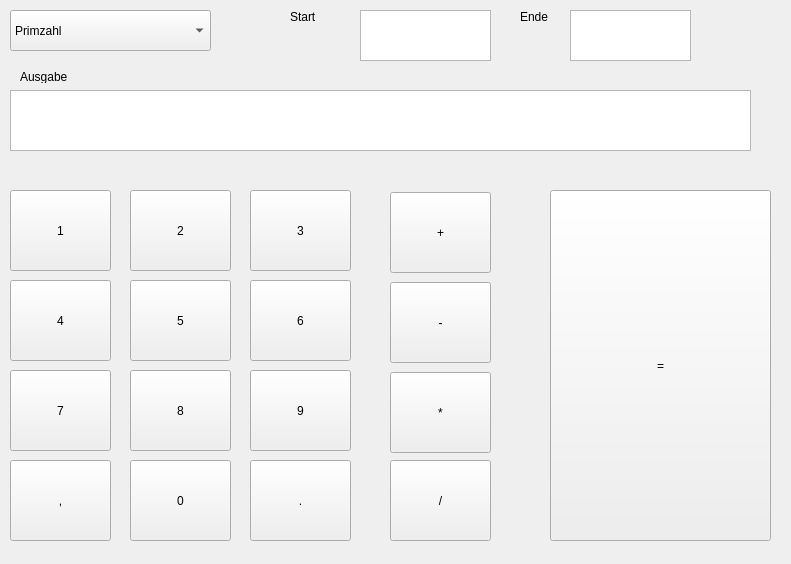
<?xml version="1.0" encoding="UTF-8"?>
<ui version="4.0">
 <class>Form</class>
 <widget class="QWidget" name="Form">
  <property name="geometry">
   <rect>
    <x>0</x>
    <y>0</y>
    <width>791</width>
    <height>564</height>
   </rect>
  </property>
  <property name="windowTitle">
   <string>Form</string>
  </property>
  <widget class="QLabel" name="label_3">
   <property name="geometry">
    <rect>
     <x>20</x>
     <y>70</y>
     <width>47</width>
     <height>13</height>
    </rect>
   </property>
   <property name="text">
    <string>Ausgabe</string>
   </property>
  </widget>
  <widget class="QTextEdit" name="textEdit_5">
   <property name="geometry">
    <rect>
     <x>10</x>
     <y>90</y>
     <width>741</width>
     <height>61</height>
    </rect>
   </property>
   <property name="html">
    <string>&lt;!DOCTYPE HTML PUBLIC &quot;-//W3C//DTD HTML 4.0//EN&quot; &quot;http://www.w3.org/TR/REC-html40/strict.dtd&quot;&gt;
&lt;html&gt;&lt;head&gt;&lt;meta name=&quot;qrichtext&quot; content=&quot;1&quot; /&gt;&lt;style type=&quot;text/css&quot;&gt;
p, li { white-space: pre-wrap; }
&lt;/style&gt;&lt;/head&gt;&lt;body style=&quot; font-family:'MS Shell Dlg 2'; font-size:8.25pt; font-weight:400; font-style:normal;&quot;&gt;
&lt;p style=&quot;-qt-paragraph-type:empty; margin-top:0px; margin-bottom:0px; margin-left:0px; margin-right:0px; -qt-block-indent:0; text-indent:0px;&quot;&gt;&lt;br /&gt;&lt;/p&gt;&lt;/body&gt;&lt;/html&gt;</string>
   </property>
  </widget>
  <widget class="QPushButton" name="pushButton_11">
   <property name="geometry">
    <rect>
     <x>250</x>
     <y>280</y>
     <width>101</width>
     <height>81</height>
    </rect>
   </property>
   <property name="text">
    <string>6</string>
   </property>
  </widget>
  <widget class="QPushButton" name="pushButton_2">
   <property name="geometry">
    <rect>
     <x>390</x>
     <y>282</y>
     <width>101</width>
     <height>81</height>
    </rect>
   </property>
   <property name="text">
    <string>-</string>
   </property>
  </widget>
  <widget class="QPushButton" name="pushButton_7">
   <property name="geometry">
    <rect>
     <x>130</x>
     <y>190</y>
     <width>101</width>
     <height>81</height>
    </rect>
   </property>
   <property name="text">
    <string>2</string>
   </property>
  </widget>
  <widget class="QComboBox" name="comboBox">
   <property name="geometry">
    <rect>
     <x>10</x>
     <y>10</y>
     <width>201</width>
     <height>41</height>
    </rect>
   </property>
   <item>
    <property name="text">
     <string>Primzahl</string>
    </property>
   </item>
   <item>
    <property name="text">
     <string>Potenzen</string>
    </property>
   </item>
   <item>
    <property name="text">
     <string>Brueche</string>
    </property>
   </item>
  </widget>
  <widget class="QPushButton" name="pushButton_8">
   <property name="geometry">
    <rect>
     <x>250</x>
     <y>190</y>
     <width>101</width>
     <height>81</height>
    </rect>
   </property>
   <property name="text">
    <string>3</string>
   </property>
  </widget>
  <widget class="QPushButton" name="pushButton_6">
   <property name="geometry">
    <rect>
     <x>10</x>
     <y>190</y>
     <width>101</width>
     <height>81</height>
    </rect>
   </property>
   <property name="text">
    <string>1</string>
   </property>
  </widget>
  <widget class="QLabel" name="label">
   <property name="geometry">
    <rect>
     <x>290</x>
     <y>10</y>
     <width>47</width>
     <height>13</height>
    </rect>
   </property>
   <property name="text">
    <string>Start</string>
   </property>
  </widget>
  <widget class="QPushButton" name="pushButton_13">
   <property name="geometry">
    <rect>
     <x>130</x>
     <y>370</y>
     <width>101</width>
     <height>81</height>
    </rect>
   </property>
   <property name="text">
    <string>8</string>
   </property>
  </widget>
  <widget class="QPushButton" name="pushButton">
   <property name="geometry">
    <rect>
     <x>390</x>
     <y>192</y>
     <width>101</width>
     <height>81</height>
    </rect>
   </property>
   <property name="text">
    <string>+</string>
   </property>
  </widget>
  <widget class="QPushButton" name="pushButton_4">
   <property name="geometry">
    <rect>
     <x>390</x>
     <y>372</y>
     <width>101</width>
     <height>81</height>
    </rect>
   </property>
   <property name="text">
    <string>*</string>
   </property>
  </widget>
  <widget class="QPushButton" name="pushButton_14">
   <property name="geometry">
    <rect>
     <x>250</x>
     <y>370</y>
     <width>101</width>
     <height>81</height>
    </rect>
   </property>
   <property name="text">
    <string>9</string>
   </property>
  </widget>
  <widget class="QTextEdit" name="textEdit_4">
   <property name="geometry">
    <rect>
     <x>360</x>
     <y>10</y>
     <width>131</width>
     <height>51</height>
    </rect>
   </property>
   <property name="html">
    <string>&lt;!DOCTYPE HTML PUBLIC &quot;-//W3C//DTD HTML 4.0//EN&quot; &quot;http://www.w3.org/TR/REC-html40/strict.dtd&quot;&gt;
&lt;html&gt;&lt;head&gt;&lt;meta name=&quot;qrichtext&quot; content=&quot;1&quot; /&gt;&lt;style type=&quot;text/css&quot;&gt;
p, li { white-space: pre-wrap; }
&lt;/style&gt;&lt;/head&gt;&lt;body style=&quot; font-family:'MS Shell Dlg 2'; font-size:8.25pt; font-weight:400; font-style:normal;&quot;&gt;
&lt;p style=&quot;-qt-paragraph-type:empty; margin-top:0px; margin-bottom:0px; margin-left:0px; margin-right:0px; -qt-block-indent:0; text-indent:0px;&quot;&gt;&lt;br /&gt;&lt;/p&gt;&lt;/body&gt;&lt;/html&gt;</string>
   </property>
  </widget>
  <widget class="QTextEdit" name="textEdit_3">
   <property name="geometry">
    <rect>
     <x>570</x>
     <y>10</y>
     <width>121</width>
     <height>51</height>
    </rect>
   </property>
   <property name="html">
    <string>&lt;!DOCTYPE HTML PUBLIC &quot;-//W3C//DTD HTML 4.0//EN&quot; &quot;http://www.w3.org/TR/REC-html40/strict.dtd&quot;&gt;
&lt;html&gt;&lt;head&gt;&lt;meta name=&quot;qrichtext&quot; content=&quot;1&quot; /&gt;&lt;style type=&quot;text/css&quot;&gt;
p, li { white-space: pre-wrap; }
&lt;/style&gt;&lt;/head&gt;&lt;body style=&quot; font-family:'MS Shell Dlg 2'; font-size:8.25pt; font-weight:400; font-style:normal;&quot;&gt;
&lt;p style=&quot;-qt-paragraph-type:empty; margin-top:0px; margin-bottom:0px; margin-left:0px; margin-right:0px; -qt-block-indent:0; text-indent:0px;&quot;&gt;&lt;br /&gt;&lt;/p&gt;&lt;/body&gt;&lt;/html&gt;</string>
   </property>
  </widget>
  <widget class="QPushButton" name="pushButton_9">
   <property name="geometry">
    <rect>
     <x>10</x>
     <y>280</y>
     <width>101</width>
     <height>81</height>
    </rect>
   </property>
   <property name="text">
    <string>4</string>
   </property>
  </widget>
  <widget class="QPushButton" name="pushButton_15">
   <property name="geometry">
    <rect>
     <x>10</x>
     <y>460</y>
     <width>101</width>
     <height>81</height>
    </rect>
   </property>
   <property name="text">
    <string>,</string>
   </property>
  </widget>
  <widget class="QPushButton" name="pushButton_10">
   <property name="geometry">
    <rect>
     <x>130</x>
     <y>280</y>
     <width>101</width>
     <height>81</height>
    </rect>
   </property>
   <property name="text">
    <string>5</string>
   </property>
  </widget>
  <widget class="QPushButton" name="pushButton_17">
   <property name="geometry">
    <rect>
     <x>550</x>
     <y>190</y>
     <width>221</width>
     <height>351</height>
    </rect>
   </property>
   <property name="text">
    <string>=</string>
   </property>
  </widget>
  <widget class="QPushButton" name="pushButton_12">
   <property name="geometry">
    <rect>
     <x>10</x>
     <y>370</y>
     <width>101</width>
     <height>81</height>
    </rect>
   </property>
   <property name="text">
    <string>7</string>
   </property>
  </widget>
  <widget class="QPushButton" name="pushButton_3">
   <property name="geometry">
    <rect>
     <x>390</x>
     <y>460</y>
     <width>101</width>
     <height>81</height>
    </rect>
   </property>
   <property name="text">
    <string>/</string>
   </property>
  </widget>
  <widget class="QLabel" name="label_2">
   <property name="geometry">
    <rect>
     <x>520</x>
     <y>10</y>
     <width>47</width>
     <height>13</height>
    </rect>
   </property>
   <property name="text">
    <string>Ende</string>
   </property>
  </widget>
  <widget class="QPushButton" name="pushButton_16">
   <property name="geometry">
    <rect>
     <x>250</x>
     <y>460</y>
     <width>101</width>
     <height>81</height>
    </rect>
   </property>
   <property name="text">
    <string>.</string>
   </property>
  </widget>
  <widget class="QPushButton" name="pushButton_5">
   <property name="geometry">
    <rect>
     <x>130</x>
     <y>460</y>
     <width>101</width>
     <height>81</height>
    </rect>
   </property>
   <property name="text">
    <string>0</string>
   </property>
  </widget>
 </widget>
 <resources/>
 <connections/>
</ui>
